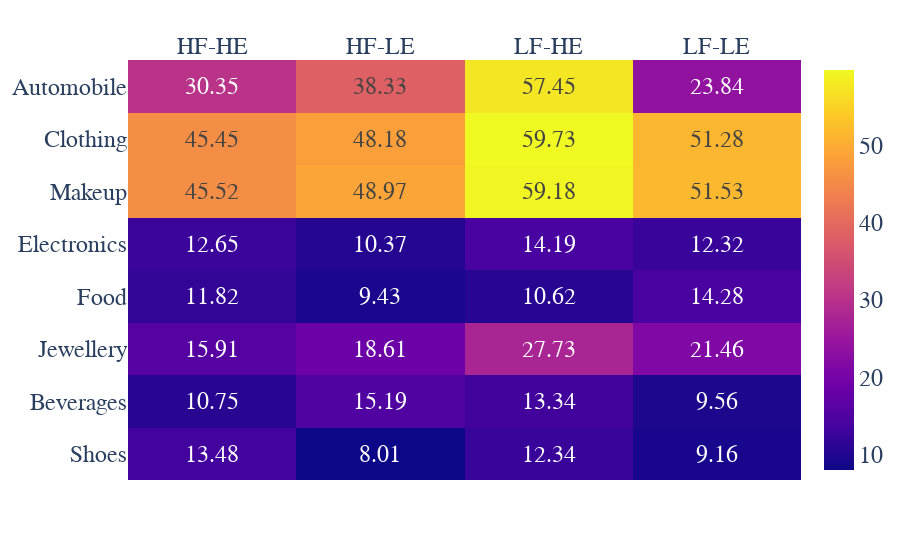

The notebook cell this image was saved under:
### Code cell
import plotly.express as px

x = ['HF-HE', 'HF-LE', 'LF-HE','LF-LE']
# y = ['Automobile', 'Beverages', 'Clothing','Electronics','Food','Jewellery','Makeup','Shoes']
y = ['Automobile', 'Clothing', 'Makeup', 'Electronics', 'Food', 'Jewellery', 'Beverages','Shoes']

z = [
    [30.35, 38.33, 57.45, 23.84], #A
    [45.45, 48.18, 59.73, 51.28], #C
    [45.52, 48.97, 59.18, 51.53], #M
    [12.65, 10.37, 14.19, 12.32], #E
    [11.82, 9.43, 10.62, 14.28], #F
    [15.91, 18.61, 27.73, 21.46], #J
    [10.75, 15.19, 13.34, 9.56], #B
    [13.48, 8.01, 12.34, 9.16], #S
]

fig = px.imshow(z, x=x, y=y, aspect="auto", text_auto=True)
fig.update_xaxes(side="top")

# Update the font size for annotations
fig.update_traces(textfont_size=24)

# Update the font size for axes
fig.update_layout(
    font=dict(size=24,  family="Arial Black")  # Adjust the size value as needed
    # font=dict(size=26,  family="Calibri Bold")  # Adjust the size value as needed
)

fig.show()

### Figure 1 — Plotly figure (JSON) as saved in the notebook; plotly's stock layout.template omitted (floating-point values rounded to 4 significant figures)
{"data": [{"coloraxis": "coloraxis", "hovertemplate": "x: %{x}<br>y: %{y}<br>color: %{z}<extra></extra>", "name": "0", "textfont": {"size": 24}, "texttemplate": "%{z}", "type": "heatmap", "x": ["HF-HE", "HF-LE", "LF-HE", "LF-LE"], "xaxis": "x", "y": ["Automobile", "Clothing", "Makeup", "Electronics", "Food", "Jewellery", "Beverages", "Shoes"], "yaxis": "y", "z": [[30.35, 38.33, 57.45, 23.84], [45.45, 48.18, 59.73, 51.28], [45.52, 48.97, 59.18, 51.53], [12.65, 10.37, 14.19, 12.32], [11.82, 9.43, 10.62, 14.28], [15.91, 18.61, 27.73, 21.46], [10.75, 15.19, 13.34, 9.56], [13.48, 8.01, 12.34, 9.16]]}], "layout": {"coloraxis": {"colorscale": [[0, "#0d0887"], [0.1111, "#46039f"], [0.2222, "#7201a8"], [0.3333, "#9c179e"], [0.4444, "#bd3786"], [0.5556, "#d8576b"], [0.6667, "#ed7953"], [0.7778, "#fb9f3a"], [0.8889, "#fdca26"], [1, "#f0f921"]]}, "font": {"family": "Arial Black", "size": 24}, "margin": {"t": 60}, "xaxis": {"anchor": "y", "domain": [0, 1], "side": "top"}, "yaxis": {"anchor": "x", "autorange": "reversed", "domain": [0, 1]}}}
